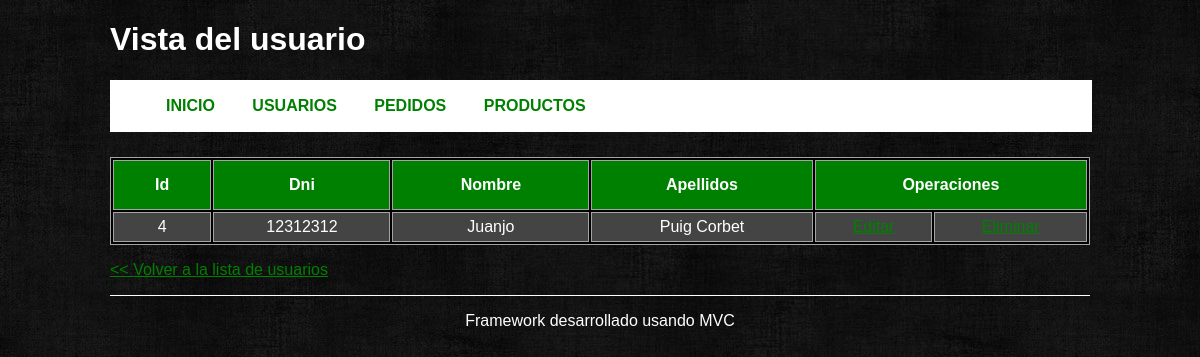
Page /user/view/4 on the committed database.
### tables this page shows
CREATE TABLE IF NOT EXISTS `usuarios` (
  `id` int(10) NOT NULL AUTO_INCREMENT,
  `dni` varchar(9) NOT NULL,
  `nombre` varchar(20) NOT NULL,
  `apellidos` varchar(50) NOT NULL,
  PRIMARY KEY (`id`)
);

### controllers/userController.php (called while the page is built, shortened)
<?php
class userController extends Controller {
    private $_user;
    public function __construct () {
        $this->_user = $this->loadModel('user');
    }
    public function view($userid) {
        $this->_view->user  = $this->_user->getUserById($userid);
        $this->_view->title = "Vista del usuario";
        $this->_view->render('view');
    }
}

### index.php (called while the page is built, shortened)
<?php
require_once APP_PATH . 'Controller.php';
require_once APP_PATH . 'Model.php';
try{
    Bootstrap::run(new Request);
}catch(Exception $e){
    echo $e->getMessage();;
}
?>

### application/Model.php (called while the page is built, shortened)
<?php
class Model {
    public function __construct() {
        $this->_db = new Database();
    }
}

### models/userModel.php (called while the page is built, shortened)
<?php
class userModel extends Model {
    public function getUserById($id) {
        $user = $this->_db->prepare("SELECT * FROM usuarios WHERE id = ?");
        $user->bindParam(1, $id, PDO::PARAM_INT);
        $user->execute();
        return array_shift($user->fetchall());
    }
}

### application/Controller.php (called while the page is built, shortened)
<?php
abstract class Controller {
    protected function loadModel($model) {
        $model = $model . 'Model';
        $pathModel = ROOT . 'models' . DS . $model . '.php';
        if(is_readable($pathModel)) {
            $model = new $model;
            return $model;
        }
        else {
            throw new Exception("Error de Modelo");
        }
    }
}

### views/user/view.phtml (the view)
<?php if(isset($this->user)  && count($this->user)): ?>
<table>
    <tr>
        <th>Id</th>
        <th>Dni</th>
        <th>Nombre</th>
        <th>Apellidos</th>
        <th colspan="2">Operaciones</th>
    </tr>
    <tr id="cuerpo">
        <td><?php echo $this->user['id']?></td>
        <td><?php echo $this->user['dni']?></td>
        <td><?php echo $this->user['nombre']?></td>
        <td><?php echo $this->user['apellidos']?></td>
        <td>
            <a href="<?php echo BASE_URL . 'user/edit/' . $this->user['id']; ?>">Editar</a>
        </td>
        <td>
            <a href="<?php echo BASE_URL . 'user/delete/' . $this->user['id']; ?>">Eliminar</a>
        </td>
    </tr>
</table>
<?php else: ?>
    <p><strong>No hay datos en la base de datos</strong></p>
<?php endif; ?>
<p><a href="<?php echo BASE_URL . 'user' ?>">&lt;&lt; Volver a la lista de usuarios</a></p>

### views/layout/default/css/style.css (style rules this page uses)
body { color: white; background: transparent url('../img/fondo.jpeg') repeat; font-family: Arial, Helvetica, Verdana; }
a, a:visited { color:green; }
table { width: 980px; text-align: center; background: black; border: 1px solid #A4A4A4; border-collapse: separate; }
td { padding: 5px; border: 1px solid #A4A4A4; border-collapse: separate; }
th { padding: 15px; background: green; border: 1px solid #A4A4A4; border-collapse: separate; }
tr#cuerpo:nth-child(2n) { background: #444 }

### rows in the picture
usuarios: id "4", dni "12312312", nombre "Juanjo", apellidos "Puig Corbet"

### other values in the picture
$this->title "Vista del usuario"
$layoutParams['menu'][$i]['title'] "INICIO"
$layoutParams['menu'][$i]['title'] "USUARIOS"
$layoutParams['menu'][$i]['title'] "PEDIDOS"
$layoutParams['menu'][$i]['title'] "PRODUCTOS"
